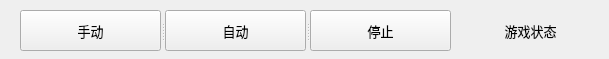
   <widget class="QWidget" name="scrollAreaWidgetContents_4">
    <property name="geometry">
     <rect>
      <x>0</x>
      <y>0</y>
      <width>609</width>
      <height>59</height>
     </rect>
    </property>
    <widget class="QLabel" name="label">
     <property name="geometry">
      <rect>
       <x>460</x>
       <y>10</y>
       <width>141</width>
       <height>41</height>
      </rect>
     </property>
     <property name="font">
      <font>
       <family>微软雅黑</family>
       <pointsize>10</pointsize>
       <weight>50</weight>
       <italic>false</italic>
       <bold>false</bold>
      </font>
     </property>
     <property name="text">
      <string>游戏状态</string>
     </property>
     <property name="alignment">
      <set>Qt::AlignCenter</set>
     </property>
    </widget>
    <widget class="QSplitter" name="splitter">
     <property name="geometry">
      <rect>
       <x>20</x>
       <y>10</y>
       <width>431</width>
       <height>41</height>
      </rect>
     </property>
     <property name="orientation">
      <enum>Qt::Horizontal</enum>
     </property>
     <widget class="QPushButton" name="HandButton">
      <property name="font">
       <font>
        <family>微软雅黑</family>
        <pointsize>10</pointsize>
        <weight>50</weight>
        <italic>false</italic>
        <bold>false</bold>
       </font>
      </property>
      <property name="text">
       <string>手动</string>
      </property>
     </widget>
     <widget class="QPushButton" name="AutoButton">
      <property name="font">
       <font>
        <family>微软雅黑</family>
        <pointsize>10</pointsize>
        <weight>50</weight>
        <italic>false</italic>
        <bold>false</bold>
       </font>
      </property>
      <property name="text">
       <string>自动</string>
      </property>
     </widget>
     <widget class="QPushButton" name="StopButton">
      <property name="font">
       <font>
        <family>微软雅黑</family>
        <pointsize>10</pointsize>
        <weight>50</weight>
        <italic>false</italic>
        <bold>false</bold>
       </font>
      </property>
      <property name="text">
       <string>停止</string>
      </property>
     </widget>
    </widget>
   </widget>
